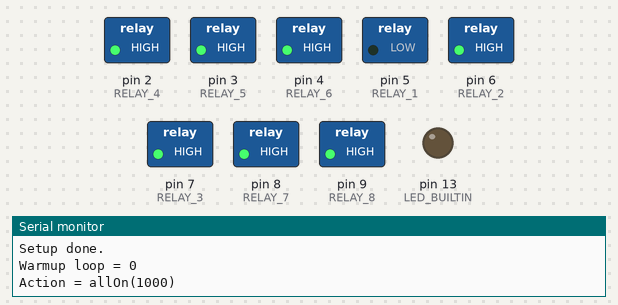
This sketch was run on a simulated Arduino Nano, built with avr-gcc and run on an emulated ATmega328P. On the bench: switched loads named in the sketch (green lamp = pin HIGH), output pins drawn as LEDs (lit = HIGH), the last lines printed to the serial monitor. Random numbers use the default seed unless the sketch sets one.

Above: at 0.2 s.
At 2.0 s:
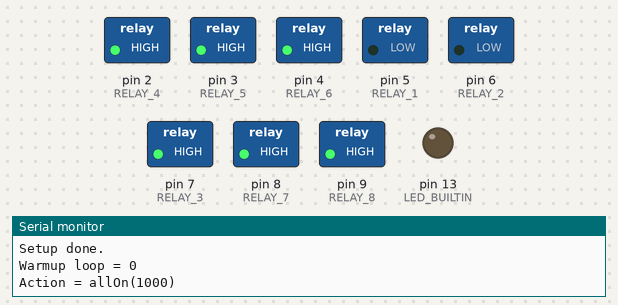
At 3.9 s:
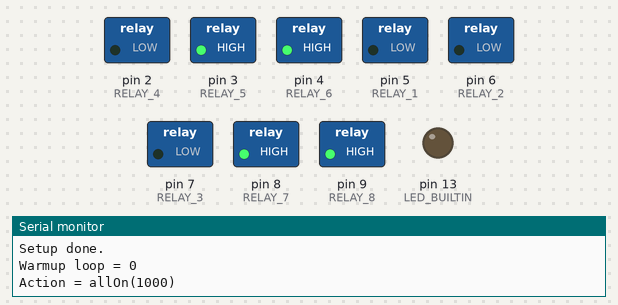
At 7.7 s:
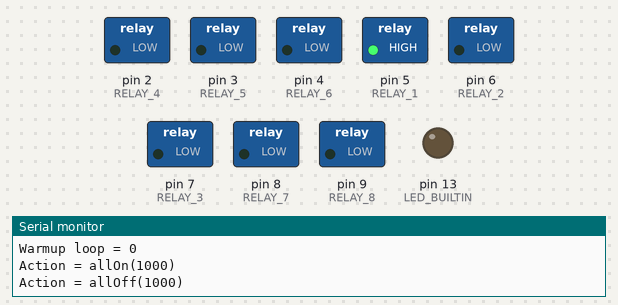
At 11.4 s:
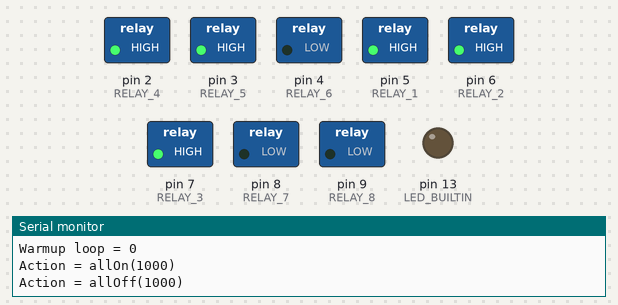
At 15.2 s:
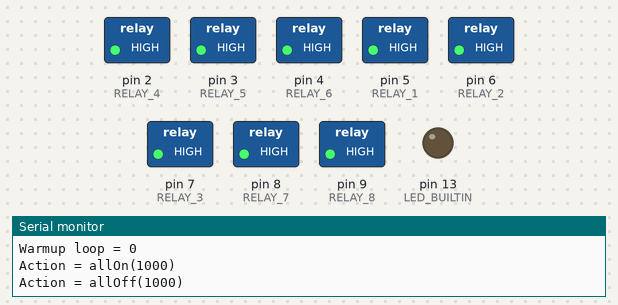
Timing chart, 0 to 19.8 s (numbered marks = the images above):
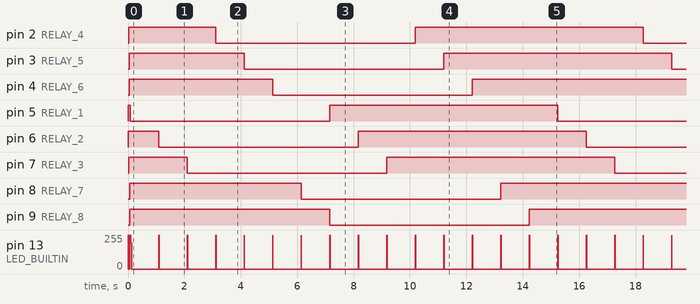

The sketch:

StrangerThingsLights2024.ino
```cpp
/*
 Created from the base of http://www.arduino.cc/en/Tutorial/Blink

*/

  // RELAY_x to PIN mapping
  static int RELAY_1 = 5;
  static int RELAY_2 = 6;
  static int RELAY_3 = 7;
  static int RELAY_4 = 2;
  static int RELAY_5 = 3;
  static int RELAY_6 = 4;

  static int RELAY_7 = 8;
  static int RELAY_8 = 9;
  /* Previously used to turn some LED's on and off.  Just left here for a reference
  static int RELAY_R = 10;
  static int RELAY_U = 11;
  static int RELAY_N = 12;
  */
  int relaysForCrazyTrain[] = {RELAY_1,RELAY_2,RELAY_3,RELAY_4,RELAY_5,RELAY_6,RELAY_7,RELAY_8};

  static int DELAY = 1000;
  static int ON = LOW;
  static int OFF = HIGH;

  static int SLEEP_TIME_SHORT = 147;
  static int SLEEP_TIME_MEDIUM = 267;
  static int SLEEP_TIME_LONG = 393;
  static int SLEEP_TIME_WARMUP = 1000;
  static long SLEEP_TIME_LOOP = 3000;

  static int CRAZY_TRAIN_LOOPS = 300;
  static int CRAZY_TRAIN_LOOP_DELAY_MIN = 47;
  static int CRAZY_TRAIN_LOOP_DELAY_MAX = 142;

  boolean firstLoopDone = false;
  int thirteen = LOW;
  long randomNumber;
  long randomRelay;

void allOn(int sleep_delay){

  digitalWrite(RELAY_1, ON);
  activity();
  delay(sleep_delay);
  digitalWrite(RELAY_2, ON);
  activity();
  delay(sleep_delay);
  digitalWrite(RELAY_3, ON);
  activity();
  delay(sleep_delay);
  digitalWrite(RELAY_4, ON);
  activity();
  delay(sleep_delay);
  digitalWrite(RELAY_5, ON);
  activity();
  delay(sleep_delay);
  digitalWrite(RELAY_6, ON);
  activity();
  delay(sleep_delay);
  digitalWrite(RELAY_7, ON);
  activity();
  delay(sleep_delay);
  digitalWrite(RELAY_8, ON);
  activity();
}

void allOff(int sleep_delay){

  digitalWrite(RELAY_1, OFF);
  activity();
  delay(sleep_delay);
  digitalWrite(RELAY_2, OFF);
  activity();
  delay(sleep_delay);
  digitalWrite(RELAY_3, OFF);
  activity();
  delay(sleep_delay);
  digitalWrite(RELAY_4, OFF);
  activity();
  delay(sleep_delay);
  digitalWrite(RELAY_5, OFF);
  activity();
  delay(sleep_delay);
  digitalWrite(RELAY_6, OFF);
  activity();
  delay(sleep_delay);
  digitalWrite(RELAY_7, OFF);
  activity();
  delay(sleep_delay);
  digitalWrite(RELAY_8, OFF);
  activity();
  delay(sleep_delay);
}

void activity(){
  digitalWrite(LED_BUILTIN, HIGH);
  delay(10);
  digitalWrite(LED_BUILTIN, LOW);
}

void relay_close(int relay,int sleep_delay){
  digitalWrite(RELAY_1, ON);
  activity();
  delay(SLEEP_TIME_SHORT);
}

void relay_open(int relay,int sleep_delay){
  digitalWrite(RELAY_1, OFF);
  activity();
  delay(SLEEP_TIME_SHORT);
}


void blink_relay_1(){
  Serial.println("Action = blink_rely_1()");
  relay_open(RELAY_1,SLEEP_TIME_MEDIUM);
  relay_close(RELAY_1,SLEEP_TIME_MEDIUM);
  relay_open(RELAY_1,SLEEP_TIME_SHORT);
  relay_close(RELAY_1,SLEEP_TIME_SHORT);
  relay_open(RELAY_1,SLEEP_TIME_SHORT);
  relay_close(RELAY_1,SLEEP_TIME_LONG);
  relay_open(RELAY_1,SLEEP_TIME_SHORT);
  relay_close(RELAY_1,SLEEP_TIME_LONG);
  relay_open(RELAY_1,SLEEP_TIME_MEDIUM);
  relay_close(RELAY_1,SLEEP_TIME_SHORT);
  relay_open(RELAY_1,SLEEP_TIME_MEDIUM);
  relay_close(RELAY_1,SLEEP_TIME_MEDIUM);
  relay_open(RELAY_1,SLEEP_TIME_SHORT);
  relay_close(RELAY_1,SLEEP_TIME_MEDIUM);
  relay_open(RELAY_1,SLEEP_TIME_MEDIUM);
  relay_close(RELAY_1,SLEEP_TIME_SHORT);
}

void blink_crazy_train(){

     //crazy train
    // **********
    //(sizeof(CRAZY_TRAIN_LOOPS)/sizeof(int))
    Serial.print("Array size of relaysForCrazyTrain = ");
    Serial.println((sizeof(relaysForCrazyTrain)/sizeof(int)));

    for(int x= 0; x < CRAZY_TRAIN_LOOPS; x++){
      randomNumber = random(0,2);
      randomRelay = random(0,(sizeof(relaysForCrazyTrain)/sizeof(int)));
      int pin  = relaysForCrazyTrain[randomRelay];
      digitalWrite(pin, randomNumber);
      activity();
      int randDelay = random(CRAZY_TRAIN_LOOP_DELAY_MIN,CRAZY_TRAIN_LOOP_DELAY_MAX);
      delay(randDelay);
    }
}
// the setup function runs once when you press reset or power the board
void setup() {
  //setup serial communications through the USB
  Serial.begin(115200);
  randomSeed(analogRead(A6)); // A6 is noted as an analog only pin

  // initialize digital pin LED_BUILTIN as an output.
  pinMode(LED_BUILTIN, OUTPUT);
  pinMode(RELAY_1, OUTPUT);
  pinMode(RELAY_2, OUTPUT);
  pinMode(RELAY_3, OUTPUT);
  pinMode(RELAY_4, OUTPUT);
  pinMode(RELAY_5, OUTPUT);
  pinMode(RELAY_6, OUTPUT);
  pinMode(RELAY_7, OUTPUT);
  pinMode(RELAY_8, OUTPUT);

  // Turn off all Lights
  digitalWrite(LED_BUILTIN, LOW);
  allOff(0);

  Serial.println("Setup done.");

}


// the loop function runs over and over again forever
void loop() {

  if(!firstLoopDone){

    for(int x=0; x<3;x++){
      Serial.print("Warmup loop = ");
      Serial.println(x);

      // Turn realys on
      Serial.print("Action = allOn("); Serial.print(SLEEP_TIME_WARMUP); Serial.println(")");
      allOn(SLEEP_TIME_WARMUP);

      // Turn relays off
      Serial.print("Action = allOff("); Serial.print(SLEEP_TIME_WARMUP); Serial.println(")");
      allOff(SLEEP_TIME_WARMUP);
    }

    // Start with the first four plugs on
    Serial.println("Action = allOn(0)");
    allOn(0);

    firstLoopDone = true;

  }else{
    Serial.println("Doing main light show!");

    blink_relay_1();
    Serial.println("Action = delay(2500)");
    delay(2500);
    blink_relay_1();
    blink_crazy_train();
    allOff(0);
    Serial.println("Action = delay(1000)");
    delay(1000);
    blink_relay_1();
    allOn(378);
    Serial.println("Action = delay(1000)");
    delay(1000);


//     // **********
//

//     allOn(0);
//     delay(1000);

//     //turn all off and then turn on the three floor lamps
//     allOff(0);
//     delay(1000);

//     // Wake up the lights
//     digitalWrite(RELAY_5, ON);
//     delay(SLEEP_TIME_MEDIUM);
//     digitalWrite(RELAY_5, OFF);
//     delay(SLEEP_TIME_SHORT);
//     digitalWrite(RELAY_5, ON);
//     delay(SLEEP_TIME_SHORT);
//     digitalWrite(RELAY_5, OFF);
//     delay(SLEEP_TIME_SHORT);
//     digitalWrite(RELAY_5, ON);
//     delay(SLEEP_TIME_LONG);
//     digitalWrite(RELAY_5, OFF);
//     delay(SLEEP_TIME_SHORT);
//     delay(SLEEP_TIME_LONG);
//     digitalWrite(RELAY_5, ON);
//     delay(SLEEP_TIME_LONG);
//     delay(SLEEP_TIME_LONG);
//     digitalWrite(RELAY_6,ON);
//     delay(SLEEP_TIME_LONG);
//     delay(SLEEP_TIME_LONG);
//     digitalWrite(RELAY_7,ON);
//     delay(SLEEP_TIME_LONG);
//     delay(SLEEP_TIME_LONG);
//     digitalWrite(RELAY_8,ON);

//     delay(SLEEP_TIME_LOOP);

//     // Blink relay 1 & 4
//     digitalWrite(RELAY_5, OFF);
//     digitalWrite(RELAY_8, OFF);
//     delay(SLEEP_TIME_MEDIUM);
//     digitalWrite(RELAY_5, ON);
//     digitalWrite(RELAY_8, ON);
//     delay(SLEEP_TIME_SHORT);
//     digitalWrite(RELAY_5, OFF);
//     digitalWrite(RELAY_8, OFF);
//     delay(SLEEP_TIME_SHORT);
//     digitalWrite(RELAY_5, ON);
//     digitalWrite(RELAY_8, ON);
//     delay(SLEEP_TIME_SHORT);
//     digitalWrite(RELAY_5, OFF);
//     digitalWrite(RELAY_8, OFF);
//     delay(SLEEP_TIME_LONG);
//     digitalWrite(RELAY_5, ON);
//     digitalWrite(RELAY_8, ON);
//     delay(SLEEP_TIME_SHORT);
//     digitalWrite(RELAY_5, OFF);
//     digitalWrite(RELAY_8, OFF);
//     delay(SLEEP_TIME_LONG);
//     digitalWrite(RELAY_5, ON);
//     digitalWrite(RELAY_8, ON);
//     delay(SLEEP_TIME_SHORT);
//     digitalWrite(RELAY_5, OFF);
//     digitalWrite(RELAY_8, OFF);
//     delay(SLEEP_TIME_MEDIUM);
//     digitalWrite(RELAY_5, ON);
//     digitalWrite(RELAY_8, ON);
//     delay(SLEEP_TIME_SHORT);
//     digitalWrite(RELAY_5, OFF);
//     digitalWrite(RELAY_8, OFF);
//     delay(SLEEP_TIME_MEDIUM);
//     digitalWrite(RELAY_5, ON);
//     digitalWrite(RELAY_8, ON);
//     delay(SLEEP_TIME_MEDIUM);
//     digitalWrite(RELAY_5, OFF);
//     digitalWrite(RELAY_8, OFF);
//     delay(SLEEP_TIME_MEDIUM);
//     digitalWrite(RELAY_5, ON);
//     delay(SLEEP_TIME_SHORT);
//     digitalWrite(RELAY_8, ON);

//     delay(SLEEP_TIME_LOOP);

// // Blink relay 1 & 4
//     digitalWrite(RELAY_5, OFF);
//     digitalWrite(RELAY_8, OFF);
//     delay(SLEEP_TIME_MEDIUM);
//     digitalWrite(RELAY_5, ON);
//     digitalWrite(RELAY_8, ON);
//     delay(SLEEP_TIME_SHORT);
//     digitalWrite(RELAY_5, OFF);
//     digitalWrite(RELAY_8, OFF);
//     delay(SLEEP_TIME_SHORT);
//     digitalWrite(RELAY_5, ON);
//     digitalWrite(RELAY_8, ON);
//     delay(SLEEP_TIME_SHORT);
//     digitalWrite(RELAY_5, OFF);
//     digitalWrite(RELAY_8, OFF);
//     delay(SLEEP_TIME_LONG);
//     digitalWrite(RELAY_5, ON);
//     digitalWrite(RELAY_8, ON);
//     delay(SLEEP_TIME_SHORT);
//     digitalWrite(RELAY_5, OFF);
//     digitalWrite(RELAY_8, OFF);
//     delay(SLEEP_TIME_LONG);
//     digitalWrite(RELAY_5, ON);
//     digitalWrite(RELAY_8, ON);
//     delay(SLEEP_TIME_SHORT);
//     digitalWrite(RELAY_5, OFF);
//     digitalWrite(RELAY_8, OFF);
//     delay(SLEEP_TIME_MEDIUM);
//     digitalWrite(RELAY_5, ON);
//     digitalWrite(RELAY_8, ON);
//     delay(SLEEP_TIME_SHORT);
//     digitalWrite(RELAY_5, OFF);
//     digitalWrite(RELAY_8, OFF);
//     delay(SLEEP_TIME_MEDIUM);
//     digitalWrite(RELAY_5, ON);
//     digitalWrite(RELAY_8, ON);
//     delay(SLEEP_TIME_MEDIUM);
//     digitalWrite(RELAY_5, OFF);
//     digitalWrite(RELAY_8, OFF);
//     delay(SLEEP_TIME_MEDIUM);
//     digitalWrite(RELAY_5, ON);
//     delay(SLEEP_TIME_SHORT);
//     digitalWrite(RELAY_8, ON);

//     delay(SLEEP_TIME_LOOP);

//     // Blink relay 1 & 4
//     digitalWrite(RELAY_5, OFF);
//     digitalWrite(RELAY_8, OFF);
//     delay(SLEEP_TIME_MEDIUM);
//     digitalWrite(RELAY_5, ON);
//     digitalWrite(RELAY_8, ON);
//     delay(SLEEP_TIME_SHORT);
//     digitalWrite(RELAY_5, OFF);
//     digitalWrite(RELAY_8, OFF);
//     delay(SLEEP_TIME_SHORT);
//     digitalWrite(RELAY_5, ON);
//     digitalWrite(RELAY_8, ON);
//     delay(SLEEP_TIME_SHORT);
//     digitalWrite(RELAY_5, OFF);
//     digitalWrite(RELAY_8, OFF);
//     delay(SLEEP_TIME_LONG);
//     digitalWrite(RELAY_5, ON);
//     digitalWrite(RELAY_8, ON);
//     delay(SLEEP_TIME_SHORT);
//     digitalWrite(RELAY_5, OFF);
//     digitalWrite(RELAY_8, OFF);
//     delay(SLEEP_TIME_LONG);
//     digitalWrite(RELAY_5, ON);
//     digitalWrite(RELAY_8, ON);
//     delay(SLEEP_TIME_SHORT);
//     digitalWrite(RELAY_5, OFF);
//     digitalWrite(RELAY_8, OFF);
//     delay(SLEEP_TIME_MEDIUM);
//     digitalWrite(RELAY_5, ON);
//     digitalWrite(RELAY_8, ON);
//     delay(SLEEP_TIME_SHORT);
//     digitalWrite(RELAY_5, OFF);
//     digitalWrite(RELAY_8, OFF);
//     delay(SLEEP_TIME_MEDIUM);
//     digitalWrite(RELAY_5, ON);
//     digitalWrite(RELAY_8, ON);
//     delay(SLEEP_TIME_MEDIUM);
//     digitalWrite(RELAY_5, OFF);
//     digitalWrite(RELAY_8, OFF);
//     delay(SLEEP_TIME_MEDIUM);
//     digitalWrite(RELAY_5, ON);
//     delay(SLEEP_TIME_SHORT);
//     digitalWrite(RELAY_8, ON);

//     delay(SLEEP_TIME_LOOP);
  }


}
```

Measured:
- by itself, pin 2 (RELAY_4), pin 3 (RELAY_5), pin 4 (RELAY_6), pin 5 (RELAY_1), pin 6 (RELAY_2), pin 7 (RELAY_3), pin 8 (RELAY_7), pin 9 (RELAY_8): alternates HIGH for 8.1 s and LOW for 7.1 s
